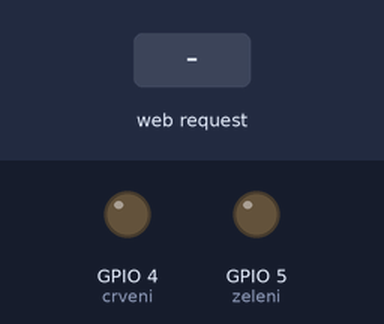
This sketch was run on a simulated ESP8266 (NodeMCU). Parts: output pins drawn as LEDs (lit = HIGH). The inputs (shaded band) are chosen by the test bench. WiFi joins after 1.5 s; servers stay silent unless stated; what the sketch prints to the serial monitor is not drawn.

Above: at 2.7 s.
2.8 s: HTTP request GET /red received
At 3.8 s:
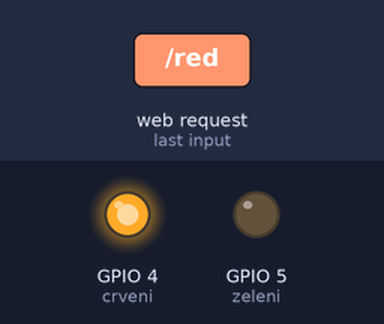
4.3 s: HTTP request GET /green received
At 4.9 s:
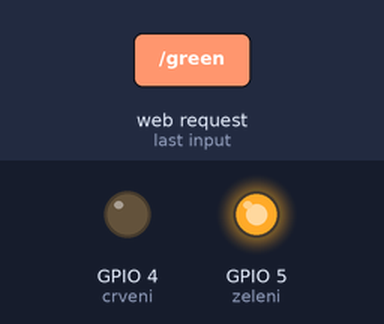
Timing chart, 0 to 7.3 s (numbered marks = the images above; inputs shaded):
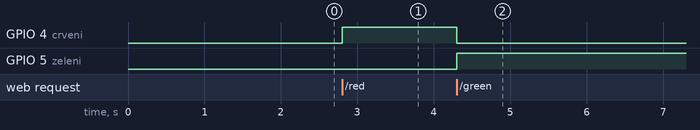

The sketch:

first_project.ino
```cpp
#include "Arduino.h"
#include "ESP8266WiFi.h"
#include "ESP8266WebServer.h"


ESP8266WebServer server(80);

void red_on()
{
	digitalWrite(4, HIGH);
	digitalWrite(5, LOW);
	server.send(200, "text/plain", "Upaljena crvena");
}

void green_on()
{
	digitalWrite(5, HIGH);
	digitalWrite(4, LOW);
	server.send(200, "text/plain", "Upaljena zelena");
}

void setup()
{
	pinMode(4, OUTPUT);//crveni
	pinMode(5, OUTPUT);//zeleni

	WiFi.begin("AndroidAP", "imafikus");
	while (WiFi.status() != WL_CONNECTED) delay(500);

	Serial.begin(115200);
	Serial.println(WiFi.localIP() );

	server.on("/red",red_on);
	server.on("/green",green_on);
	server.begin();
}

char parsed_packet[1024];

void loop()
{
	server.handleClient();
	// if (udp_start.parsePacket())
	// {
	// 	int len = udp_start.read(parsed_packet, 1024);
	// 	parsed_packet[len] = 0;
	// 	Serial.println(parsed_packet);

	// 	if(parsed_packet[0] == 'a')
	// 	{
	// 		digitalWrite(4, HIGH);
	// 		digitalWrite(5, LOW);
	// 	}
	// 	else
	// 	{
	// 		digitalWrite(5, HIGH);
	// 		digitalWrite(4, LOW);
	// 	}
	// }

}
```

Measured:
- after the input at 2.8 s, GPIO 4 (crveni): LOW → HIGH at once
- after the input at 4.3 s, GPIO 4 (crveni): HIGH → LOW at once; GPIO 5 (zeleni): LOW → HIGH at once
